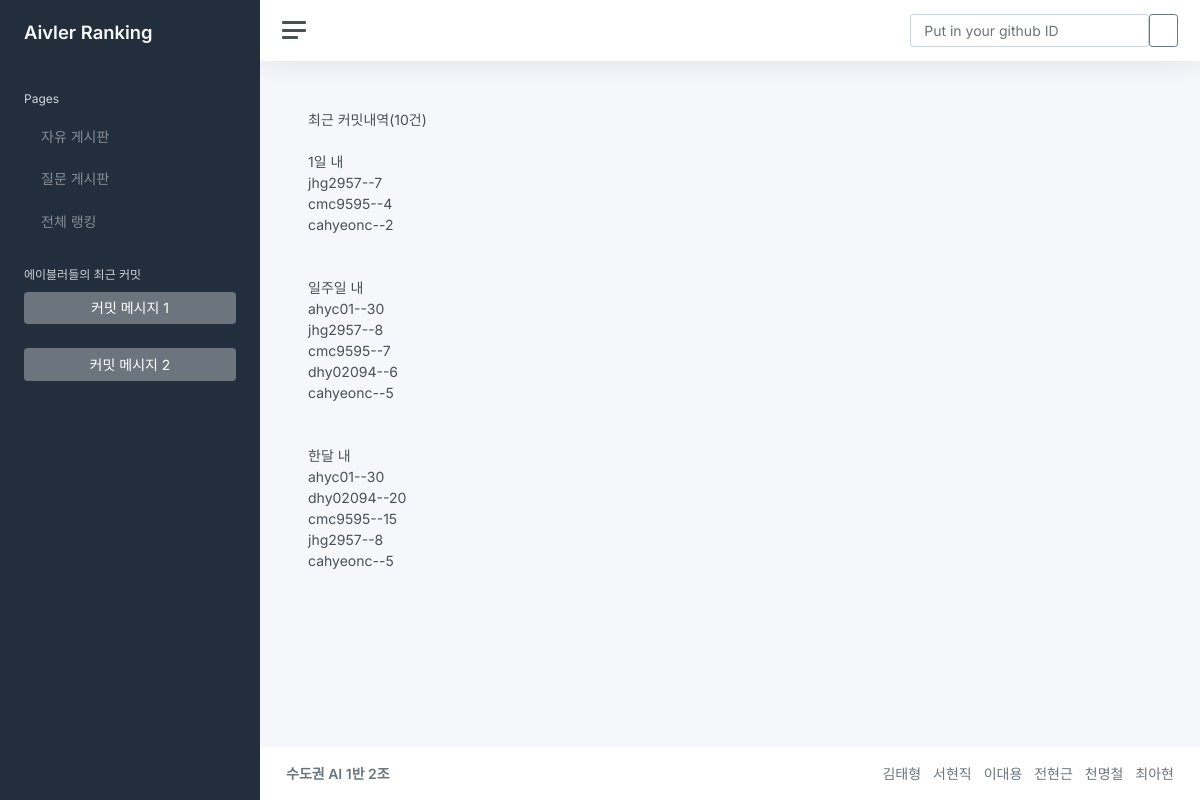
The page /home/search/ on the database its author committed.
### home/models.py (models this page shows)
class Commit(models.Model):
    eventid = models.IntegerField()
    userid = models.CharField(max_length=50)
    repository = models.CharField(max_length=100)
    time = models.DateField()
    message = models.CharField(max_length=1000)

### home/views.py (the view)
# urls.py: path('search/', views.search, name='search'),
def search(request):
    data = []
    if request.method=='POST':
        id = request.POST.get('githubID').split()[0] # 양쪽공백허용
        commitList = getCommitsFromAPI(id)
        if commitList: # id검색되면, database refresh
            Commit.objects.filter(userid=id).delete()
            for i in commitList:
                Commit(eventid=i[0], userid=id, repository=i[1], time=i[2][:10], message=i[3]).save()
            data = Commit.objects.filter(userid=id)
    else:
        id = None
    print("id=", id)
    return render(request, 'home/resultpage.html',
                  {'data': data[:10],
                   'id': id,
                   'rankDay':rankByDate('day'),
                   'rankWeek':rankByDate('week'),
                   'rankMonth':rankByDate('month'),
                   })

### home/views.py (called while the page is built)
def rankByDate(option):
    today = datetime.today()
    if option=='day':
        diff = timedelta(days=1)
    elif option=='week':
        diff = timedelta(days=today.weekday())
    elif option=='month':
        diff = timedelta(days=today.day)
    target = str(today - diff).split()[0]
    commitList = Commit.objects.filter(time__gte=target)
    dic = {}
    for i in commitList:
        dic[i.userid] = dic.get(i.userid, 0) + 1
    return sorted(dic.items(), key=lambda x:x[1], reverse=True)

### home/templates/home/resultpage.html (shortened to what this page needs)
{% extends "base.html" %}
{% block content %}
최근 커밋내역(10건)<br>
<br>
1일 내<br>
{% if rankDay %}
    {% for key, val in rankDay %}
        {{key}}--{{val}}<br>
    {% endfor %}
{% else %}
    순위 결과 없음.
{% endif %}
<br><br>
일주일 내<br>
{% if rankWeek %}
    {% for key, val in rankWeek %}
        {{key}}--{{val}}<br>
    {% endfor %}
{% else %}
    순위 결과 없음.
{% endif %}
<br><br>
한달 내<br>
{% if rankMonth %}
    {% for key, val in rankMonth %}
        {{key}}--{{val}}<br>
    {% endfor %}
{% else %}
    순위 결과 없음.
{% endif %}
{% endblock %}

### rows shown on the page
Commit: rankDay "jhg2957", rankWeek "jhg2957", rankMonth "jhg2957"
Commit: rankDay "cmc9595", rankWeek "cmc9595", rankMonth "cmc9595"
Commit: rankDay "cahyeonc", rankWeek "cahyeonc", rankMonth "cahyeonc"
Commit: rankWeek "ahyc01", rankMonth "ahyc01"
Commit: rankWeek "dhy02094", rankMonth "dhy02094"

### other values the page prints
{{ val }} "7" "4" "2"
{{ val }} "30" "8" "7" "6" "5"
{{ val }} "30" "20" "15" "8" "5"
